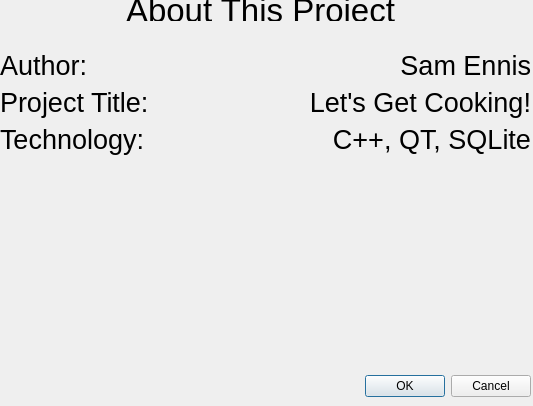
<?xml version="1.0" encoding="UTF-8"?>
<ui version="4.0">
 <class>About</class>
 <widget class="QDialog" name="About">
  <property name="geometry">
   <rect>
    <x>0</x>
    <y>0</y>
    <width>533</width>
    <height>406</height>
   </rect>
  </property>
  <property name="windowTitle">
   <string>Dialog</string>
  </property>
  <widget class="QDialogButtonBox" name="buttonBox">
   <property name="geometry">
    <rect>
     <x>190</x>
     <y>370</y>
     <width>341</width>
     <height>32</height>
    </rect>
   </property>
   <property name="orientation">
    <enum>Qt::Horizontal</enum>
   </property>
   <property name="standardButtons">
    <set>QDialogButtonBox::Cancel|QDialogButtonBox::Ok</set>
   </property>
  </widget>
  <widget class="QLabel" name="label">
   <property name="geometry">
    <rect>
     <x>60</x>
     <y>0</y>
     <width>401</width>
     <height>21</height>
    </rect>
   </property>
   <property name="font">
    <font>
     <pointsize>25</pointsize>
    </font>
   </property>
   <property name="text">
    <string>About This Project</string>
   </property>
   <property name="alignment">
    <set>Qt::AlignCenter</set>
   </property>
  </widget>
  <widget class="QWidget" name="formLayoutWidget">
   <property name="geometry">
    <rect>
     <x>0</x>
     <y>50</y>
     <width>531</width>
     <height>131</height>
    </rect>
   </property>
   <layout class="QFormLayout" name="formLayout">
    <item row="0" column="0">
     <widget class="QLabel" name="label_2">
      <property name="font">
       <font>
        <pointsize>20</pointsize>
       </font>
      </property>
      <property name="text">
       <string>Author:</string>
      </property>
     </widget>
    </item>
    <item row="0" column="1">
     <widget class="QLabel" name="label_3">
      <property name="font">
       <font>
        <pointsize>20</pointsize>
        <bold>false</bold>
       </font>
      </property>
      <property name="text">
       <string>Sam Ennis</string>
      </property>
      <property name="alignment">
       <set>Qt::AlignRight|Qt::AlignTrailing|Qt::AlignVCenter</set>
      </property>
     </widget>
    </item>
    <item row="1" column="0">
     <widget class="QLabel" name="label_4">
      <property name="font">
       <font>
        <pointsize>20</pointsize>
       </font>
      </property>
      <property name="text">
       <string>Project Title:</string>
      </property>
     </widget>
    </item>
    <item row="1" column="1">
     <widget class="QLabel" name="label_5">
      <property name="font">
       <font>
        <pointsize>20</pointsize>
       </font>
      </property>
      <property name="text">
       <string>Let's Get Cooking!</string>
      </property>
      <property name="alignment">
       <set>Qt::AlignRight|Qt::AlignTrailing|Qt::AlignVCenter</set>
      </property>
     </widget>
    </item>
    <item row="2" column="0">
     <widget class="QLabel" name="label_6">
      <property name="font">
       <font>
        <pointsize>20</pointsize>
       </font>
      </property>
      <property name="text">
       <string>Technology:</string>
      </property>
     </widget>
    </item>
    <item row="2" column="1">
     <widget class="QLabel" name="label_7">
      <property name="font">
       <font>
        <pointsize>20</pointsize>
       </font>
      </property>
      <property name="text">
       <string>C++, QT, SQLite</string>
      </property>
      <property name="alignment">
       <set>Qt::AlignRight|Qt::AlignTrailing|Qt::AlignVCenter</set>
      </property>
     </widget>
    </item>
   </layout>
  </widget>
  <widget class="QLabel" name="label_8">
   <property name="geometry">
    <rect>
     <x>160</x>
     <y>190</y>
     <width>191</width>
     <height>171</height>
    </rect>
   </property>
   <property name="text">
    <string/>
   </property>
   <property name="pixmap">
    <pixmap resource="resources.qrc">:/images/logo.png</pixmap>
   </property>
   <property name="scaledContents">
    <bool>true</bool>
   </property>
  </widget>
 </widget>
 <resources>
  <include location="resources.qrc"/>
 </resources>
 <connections>
  <connection>
   <sender>buttonBox</sender>
   <signal>accepted()</signal>
   <receiver>About</receiver>
   <slot>accept()</slot>
   <hints>
    <hint type="sourcelabel">
     <x>248</x>
     <y>254</y>
    </hint>
    <hint type="destinationlabel">
     <x>157</x>
     <y>274</y>
    </hint>
   </hints>
  </connection>
  <connection>
   <sender>buttonBox</sender>
   <signal>rejected()</signal>
   <receiver>About</receiver>
   <slot>reject()</slot>
   <hints>
    <hint type="sourcelabel">
     <x>316</x>
     <y>260</y>
    </hint>
    <hint type="destinationlabel">
     <x>286</x>
     <y>274</y>
    </hint>
   </hints>
  </connection>
 </connections>
</ui>
